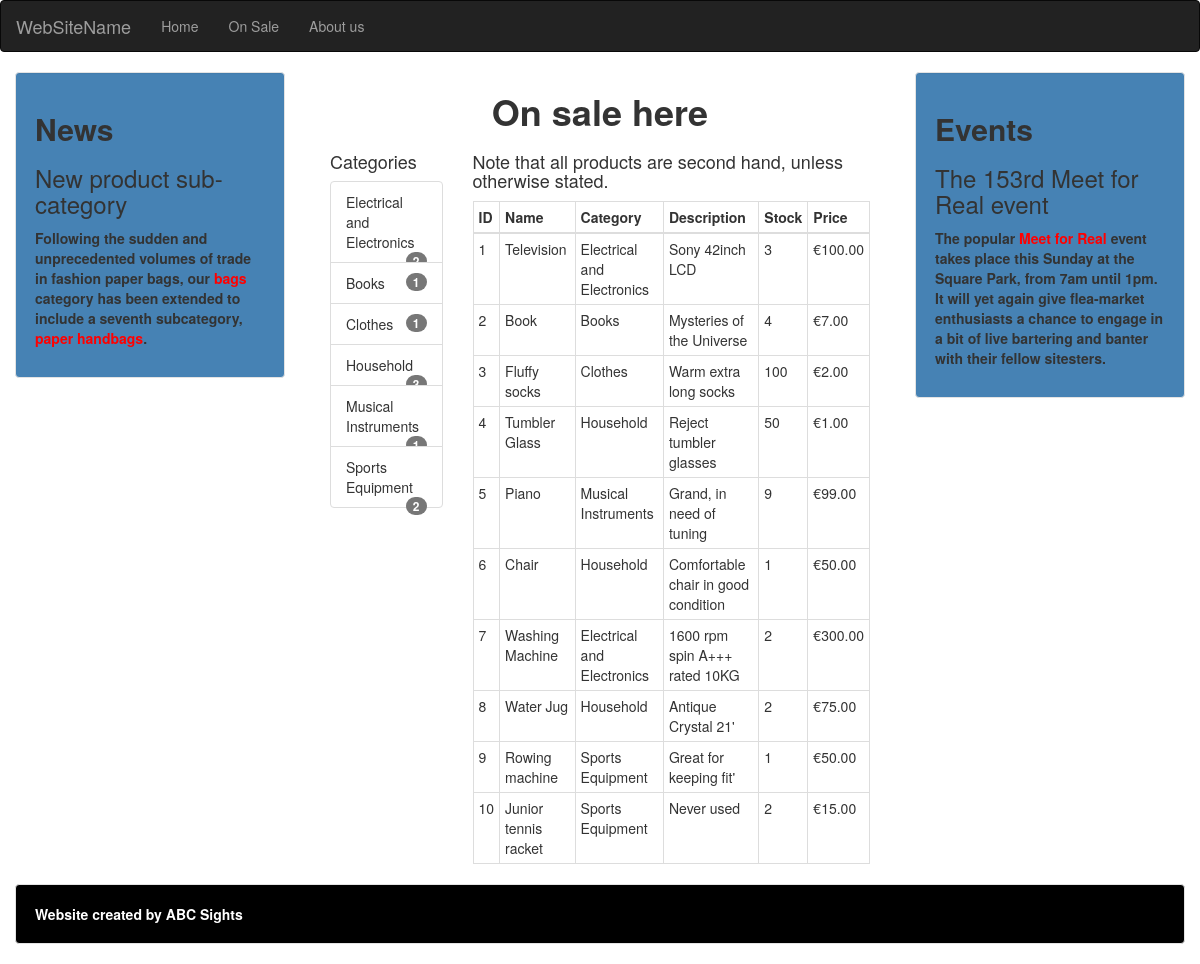
The page / on the database its author committed.
### shop/models.py (models this page shows, shortened)
class Category(models.Model):
    name = models.TextField()
    def __str__(self):
        return self.name

class Product(models.Model):
    name = models.TextField()
    category = models.ForeignKey(Category, on_delete=models.CASCADE)
    description = models.TextField()
    stock = models.IntegerField()
    price = models.DecimalField(max_digits=10,decimal_places=2)

### shop/views.py (the view)
# urls.py: path('', ProductListView.as_view(),
class ProductListView(ListView):
    model =  Product
    template_name = 'home.html'
    context_object_name = 'all_products_list'
    def categories(self):
        return Category.objects.all()

### templates/home.html
{% extends 'base.html' %}
{% block content %}
<h1>On sale here</h1>
<div class="col-sm-3">
    <h4>Categories</h4>
    <ul class="list-group">
        {% for c in view.categories %}
            <li class="list-group-item catheight"> {{c.name}}
                    <span class="badge">{{c.product_set.all|length}}</span>
            </li>
        {% endfor %}
    </ul>
</div>
<div class="col-sm-9">
    <h4>Note that all products are second hand, unless otherwise stated.</h4>
    <table class="table table-bordered table-hover table-condensed">
        <thead>
            <tr>
                <th>ID</th>
                <th>Name</th>
                <th>Category</th>
                <th>Description</th>
                <th>Stock</th>
                <th>Price</th>
            </tr>
        </thead>
        <tbody>
            {% for product in all_products_list %}
            <tr>
                <td>{{product.id}}</td>
                <td>{{product.name}}</td>
                <td>{{product.category}}</td>
                <td>{{product.description}}</td>
                <td>{{product.stock}}</td>
                <td>&euro;{{product.price}}</td>
            </tr>
            {% endfor %}
        </tbody>
    </table>
</div>
{% endblock content %}

### templates/base.html (shortened to what this page needs)
<!DOCTYPE html>
<html>
    <head>
	<link rel="stylesheet" href="https://maxcdn.bootstrapcdn.com/bootstrap/3.3.7/css/bootstrap.min.css">
    </head>
    <body>
	<nav class="navbar navbar-inverse">
	    <div class="container-fluid">
		<div class="navbar-header">
		    <a class="navbar-brand" href="#">WebSiteName</a>
		</div>
		<ul class="nav navbar-nav">
            <li @if(pagename == "Home") {class="active"}><a href="{% url 'home'%}">Home</a></li>
		    <li @if(pagename == "On Sale") {class="active"}><a href="">On Sale</a></li>
		    <li @if(pagename == "About") {class="active"}><a href="">About us</a></li>
		</ul>
	    </div>
	</nav>
	<div class="container-fluid">
	    <div class="row">
		<div class="col-sm-3">
		    <div class="well sidecol">
			<h2>News</h2>
			<h3>New product sub-category</h3>
			<p>Following the sudden and unprecedented volumes of trade in fashion paper bags, our <span class="redtext">bags</span> category has been extended to include a seventh subcategory, <span class="redtext">paper handbags</span>.
		    </div>
		</div>
		<div class="col-sm-6">
		    <div class="midcol">
                {% block content %}
                {% endblock content %}
		    </div>
		</div>
		<div class="col-sm-3">
		    <div class="well sidecol">
			<h2>Events</h2>
			<h3>The 153rd Meet for Real event</h3>
			<p>The popular <span class="redtext">Meet for Real</span> event takes place this Sunday at the Square Park, from 7am until 1pm. It will yet again give flea-market enthusiasts a chance to engage in a bit of live bartering and banter with their fellow sitesters.</p>
		    </div>
		</div>
	    </div>
	    <div class="row">
		<div class="col-sm-12">
		    <div class="well footer">
			Website created by ABC Sights
		    </div>
		</div>
	    </div>
	</div>
    </body>
</html>

### templates/base.html (style rules this page uses)
.footer { font-weight: bold; color: white; background-color: black; }
.sidecol { font-weight: bold; background-color: steelblue; }
.sidecol h2 { font-weight: bold; }
.midcol h1 { text-align: center; font-weight: bold; }
.redtext { color: red; }

### rows shown on the page
Category: name "Electrical and Electronics", product_set.all|length "2"
Category: name "Books", product_set.all|length "1"
Category: name "Clothes", product_set.all|length "1"
Category: name "Household", product_set.all|length "3"
Category: name "Musical Instruments", product_set.all|length "1"
Category: name "Sports Equipment", product_set.all|length "2"
Product: id "1", name "Television", category "Electrical and Electronics", description "Sony 42inch LCD", stock "3", price "100.00"
Product: id "2", name "Book", category "Books", description "Mysteries of the Universe", stock "4", price "7.00"
Product: id "3", name "Fluffy socks", category "Clothes", description "Warm extra long socks", stock "100", price "2.00"
Product: id "4", name "Tumbler Glass", category "Household", description "Reject tumbler glasses", stock "50", price "1.00"
Product: id "5", name "Piano", category "Musical Instruments", description "Grand, in need of tuning", stock "9", price "99.00"
Product: id "6", name "Chair", category "Household", description "Comfortable chair in good condition", stock "1", price "50.00"
Product: id "7", name "Washing Machine", category "Electrical and Electronics", description "1600 rpm spin A+++ rated 10KG", stock "2", price "300.00"
Product: id "8", name "Water Jug", category "Household", description "Antique Crystal 21'", stock "2", price "75.00"
Product: id "9", name "Rowing machine", category "Sports Equipment", description "Great for keeping fit'", stock "1", price "50.00"
Product: id "10", name "Junior tennis racket", category "Sports Equipment", description "Never used", stock "2", price "15.00"
